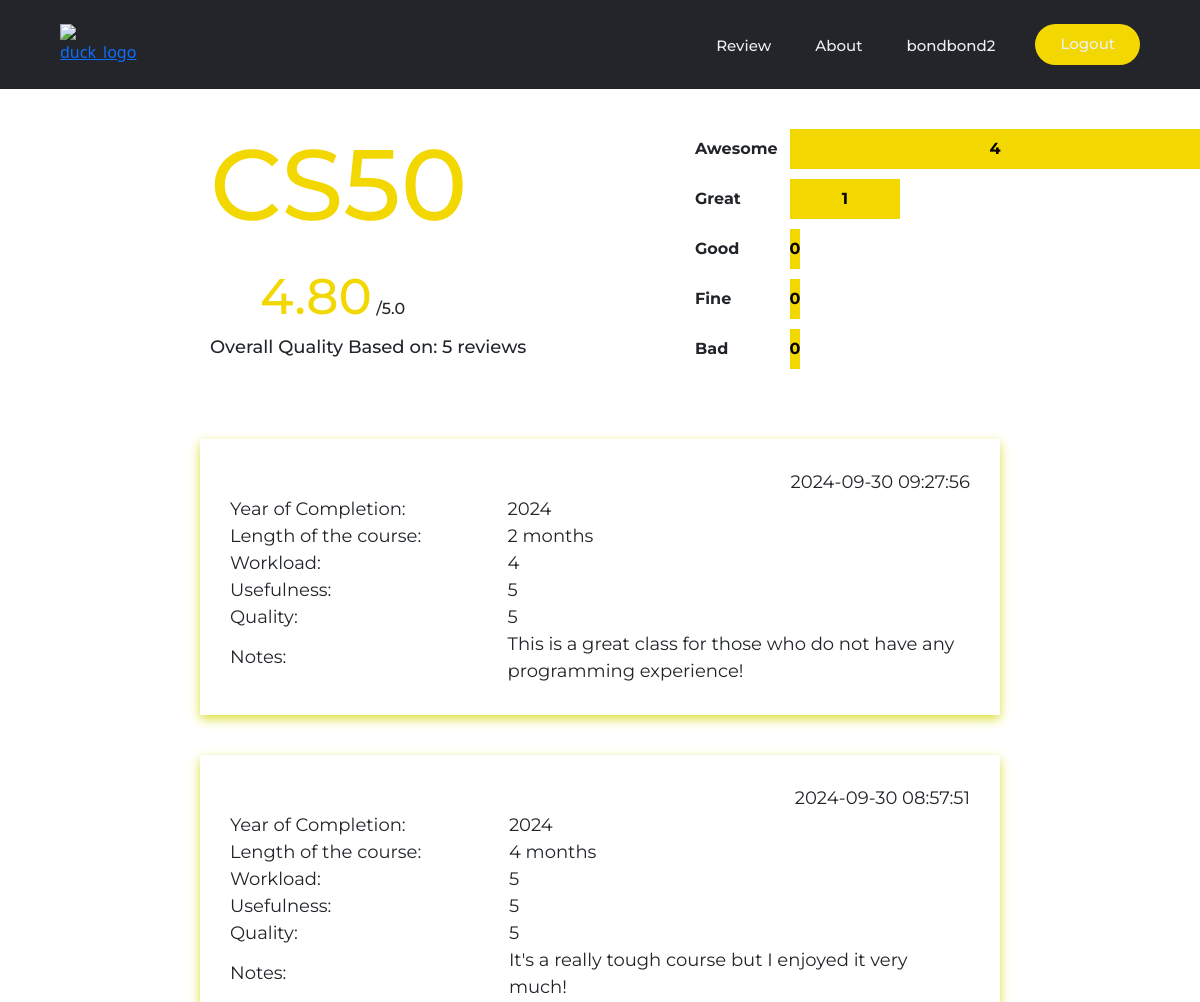
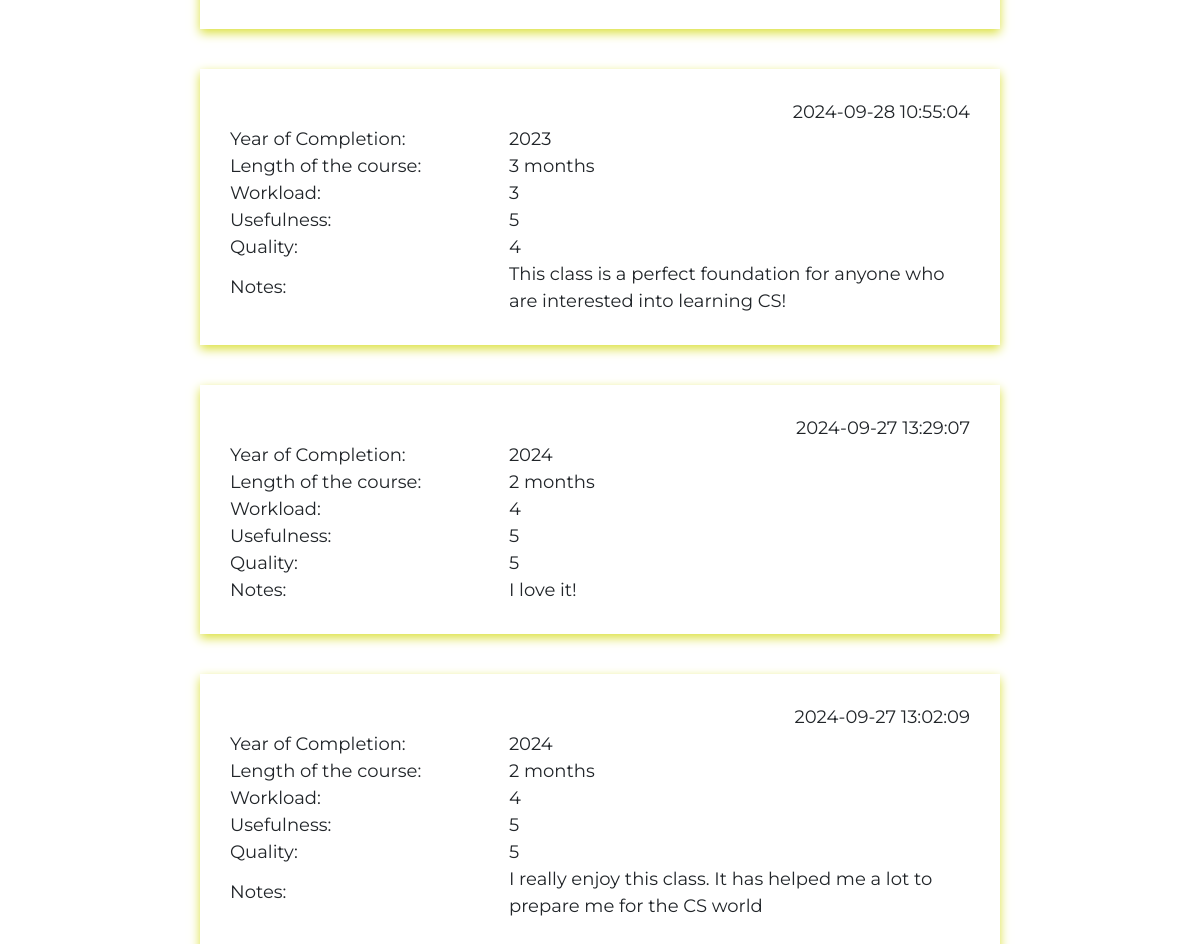
/ (signed in), run on the app's committed database (2 pictures, top to bottom).
### tables this page shows
CREATE TABLE reviews (
            id INTEGER PRIMARY KEY AUTOINCREMENT,
            user_id INTEGER,
            year TEXT,
            duration TEXT,
            workload INTEGER,
            usefulness INTEGER,
            quality INTEGER,
            time TIMESTAMP DEFAULT CURRENT_TIMESTAMP, comment TEXT,
            FOREIGN KEY(user_id) REFERENCES users(id)
        );

### app.py (the view)
@app.route("/")
def index():
    rating = db.execute("SELECT quality FROM reviews")
    sum = 0
    table = []
    ranks = [0,0,0,0,0]
    table_ranks = ["Awesome", "Great", "Good", "Fine", "Bad"]
    size = len(rating)
    for row in rating:
        sum += row["quality"]
    avg_rate = "{:.2f}".format(sum / size)
    reviews = db.execute("SELECT * FROM reviews ORDER BY time DESC;")
    quality = db.execute("SELECT quality FROM reviews")
    for rating in quality:
        ranks[rating["quality"] - 1] += 1
    reverse_ranks = ranks[::-1]
    for value1, value2 in zip(table_ranks, reverse_ranks):
        table.append({"label": value1, "value": value2})
    return render_template("index.html", avg_rate=avg_rate, size=size, reviews=reviews, table=table)

### templates/index.html (shortened to what this page needs)
{% extends "layout.html" %}
{% block main %}
    <div class="header-index">
        <div class="left">
            <div class="class-index">CS50</div>
            <div class="rate-index">
                <text style="font-size: 50px; color: rgba(243, 215, 0, 1);">{{ avg_rate }}</text>
                /5.0
            </div>
            <div class="size-index">Overall Quality Based on: {{ size }} reviews</div>
        </div>
        <div class="right">
            <div id="graph">
                <div class="bar-container" id="bar-container"></div>
            </div>
        </div>
    </div>
     {% for review in reviews %}
        <div class="body-index">
            <div class="time">{{ review.time }}</div>
            <table>
                <tr>
                    <td class="col-1">Year of Completion:</td>
                    <td class="col-2">{{ review.year }}</td>
                </tr>
                <tr>
                    <td class="col-1">Length of the course:</td>
                    <td class="col-2">{{ review.duration }} months</td>
                </tr>
                <tr>
                    <td class="col-1">Workload:</td>
                    <td class="col-2">{{ review.workload }}</td>
                </tr>
                <tr>
                    <td class="col-1">Usefulness:</td>
                    <td class="col-2">{{ review.usefulness }}</td>
                </tr>
                <tr>
                    <td class="col-1">Quality:</td>
                    <td class="col-2">{{ review.quality }}</td>
                </tr>
                <tr>
                    <td class="col-1">Notes:</td>
                    <td class="col-2">{{ review.comment }}</td>
                </tr>
            </table>
        </div>
    {% endfor %}
{% endblock %}

### static/styles.css (style rules this page uses)
* { box-sizing: boarder-box; margin: 0; padding: 0; }
.header-index { padding-left:70px; padding-top:20px; padding-bottom:20px; margin-left: 70px; font-family: "Montserrat", sans-serif; font-weight: 500; display: flex; }
.left { flex:1; margin-left:70px; }
.right { padding-top:20px; flex:1; align:center; }
.class-index { font-size: 100px; color: rgba(243, 215, 0); }
.rate-index { margin-left: 50px; font-size: 16px; }
.size-index { font-size: 18px; }
.bar-container { display: flex; flex-direction: column; align-items: flex-start; }
.body-index { font-family: "Montserrat"; margin: 40px; margin-left: 200px; margin-right: 200px; padding: 30px;; box-shadow: 0 4px 10px rgba(219, 224, 59); font-size: 18px }
.time { text-align: right; }

### templates/index.html (style rules this page uses)
.header-index { padding-left:70px; padding-top:20px; padding-bottom:20px; margin-left: 70px; font-family: "Montserrat", sans-serif; font-weight: 500; display: flex; }
.left { flex:1; margin-left:70px; }
.right { padding-top:20px; flex:1; align:center; }
.class-index { font-size: 100px; color: rgba(243, 215, 0); }
.rate-index { margin-left: 50px; font-size: 16px; }
.size-index { font-size: 18px; }
.bar-container { display: flex; flex-direction: column; align-items: flex-start; }
.body-index { font-family: "Montserrat"; margin: 40px; margin-left: 200px; margin-right: 200px; padding: 30px; box-shadow: 0 4px 10px rgba(219, 224, 59); font-size: 18px }
.time { text-align: right; }

### data on the page
reviews: time "2024-09-30 09:27:56", year "2024", duration "2", workload "4", usefulness "5", quality "5", comment "This is a great class for those who do not have any programming experience!"
reviews: time "2024-09-30 08:57:51", year "2024", duration "4", workload "5", usefulness "5", quality "5", comment "It's a really tough course but I enjoyed it very much!"
reviews: time "2024-09-28 10:55:04", year "2023", duration "3", workload "3", usefulness "5", quality "4", comment "This class is a perfect foundation for anyone who are interested into learning CS!"
reviews: time "2024-09-27 13:29:07", year "2024", duration "2", workload "4", usefulness "5", quality "5", comment "I love it!"
reviews: time "2024-09-27 13:02:09", year "2024", duration "2", workload "4", usefulness "5", quality "5", comment "I really enjoy this class. It has helped me a lot to prepare me for the CS world"

### other printed values
{{ session["username"] }} "bondbond2"
{{ avg_rate }} "4.80"
{{ size }} "5"
